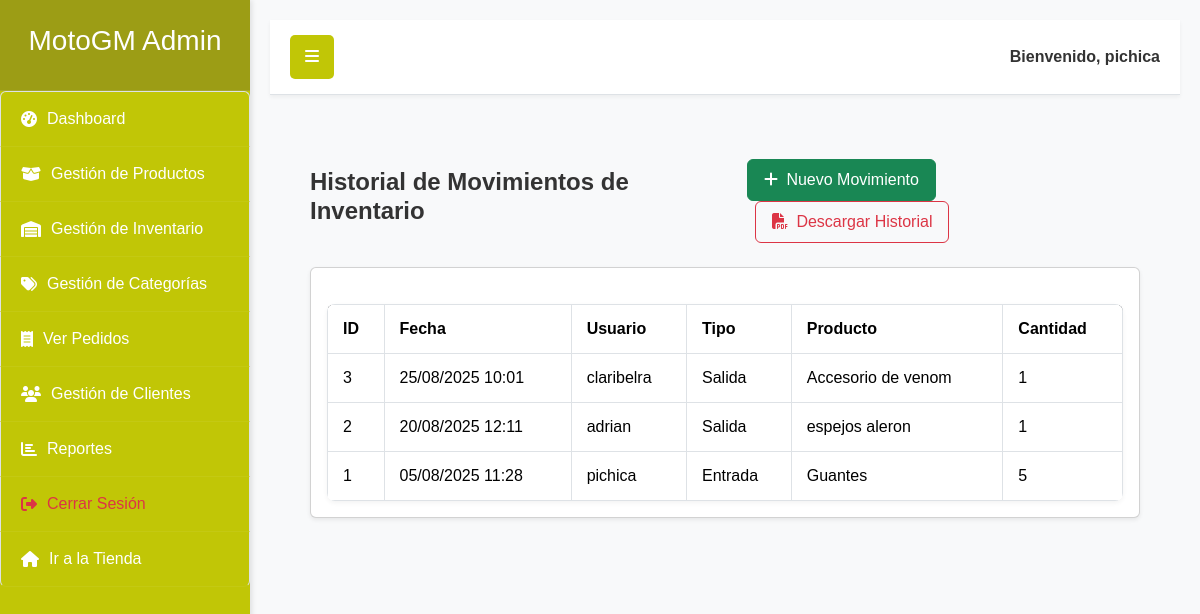
The app's page /dashboard_admin/inventario/ (signed in), older data.
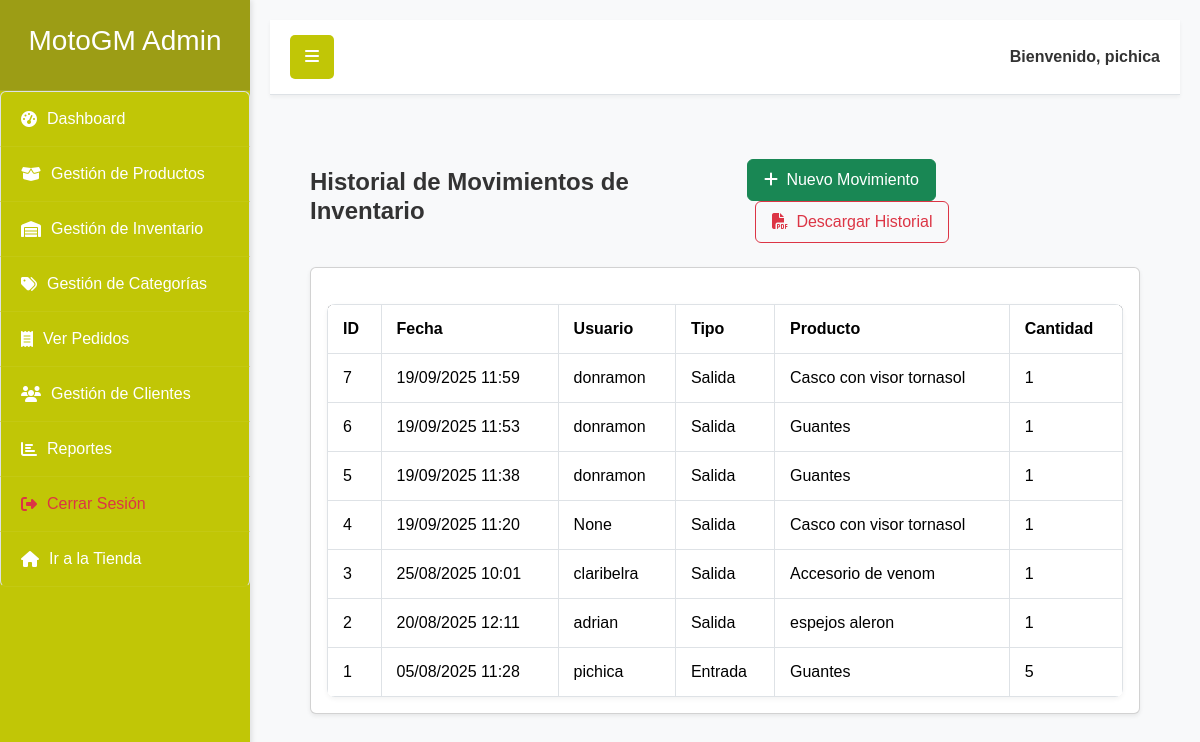
The same page, newer data.
### inventario/models.py (models this page shows, shortened)
class MovimientoInventario(models.Model):
    TIPO_MOVIMIENTO_CHOICES = [
        ('Entrada', 'Entrada'),
        ('Salida', 'Salida'),
    ]
    MOTIVO_CHOICES = [
        ('Compra a proveedor', 'Compra a proveedor'),
        ('Novedad (daño, pérdida)', 'Novedad (daño, pérdida)'),
        ('Venta', 'Venta'),
        ('Devolución', 'Devolución'),
    ]
    producto = models.ForeignKey(Producto, on_delete=models.PROTECT)
    tipo_movimiento = models.CharField(max_length=10, choices=TIPO_MOVIMIENTO_CHOICES)
    motivo = models.CharField(max_length=50, choices=MOTIVO_CHOICES)
    cantidad = models.IntegerField()
    fecha_movimiento = models.DateTimeField(auto_now_add=True)
    descripcion = models.TextField(blank=True, null=True, help_text="Detalles adicionales del movimiento")
    usuario = models.ForeignKey(settings.AUTH_USER_MODEL, on_delete=models.SET_NULL, null=True)
    class Meta:
        verbose_name = "Movimiento de Inventario"
        verbose_name_plural = "Movimientos de Inventario"
        ordering = ['-fecha_movimiento']

### productos/models.py (models this page shows)
class Producto(models.Model):
    nombre = models.CharField(max_length=200)
    descripcion = models.TextField()
    precio = models.DecimalField(max_digits=12, decimal_places=0, verbose_name="Precio (COP)")
    imagen = models.ImageField(upload_to='productos/', null=True, blank=True) # Las imágenes se guardarán en media/productos/
    stock = models.IntegerField(default=0)
    disponible = models.BooleanField(default=True)
    fecha_creacion = models.DateTimeField(auto_now_add=True)
    ultima_actualizacion = models.DateTimeField(auto_now=True)
    categoria = models.ForeignKey(Categoria, on_delete=models.SET_NULL, null=True, blank=True, related_name='productos')
    def __str__(self):
        return self.nombre
    class Meta:
        ordering = ['nombre'] # Ordena los productos por nombre por defecto

### inventario/views.py (the view)
# urls.py: path('', views.historial_movimientos, name='historial_movimientos'),
@login_required
@user_passes_test(is_admin)
def historial_movimientos(request):
    movimientos_list = MovimientoInventario.objects.all()
    paginator = Paginator(movimientos_list, 10)
    page_number = request.GET.get('page')
    page_obj = paginator.get_page(page_number)
    context = {
        'page_obj': page_obj
    }
    return render(request, 'inventario/historial_movimientos.html', context)

### inventario/views.py (called while the page is built)
def is_admin(user):
    return user.is_staff

### productos/context_processors.py (called while the page is built)
def cart_item_count(request):
    cart_count = 0
    if request.user.is_authenticated:
        cart_count = CarritoItem.objects.filter(usuario=request.user).count() # o .aggregate(Sum('cantidad'))['cantidad__sum'] si quieres sumar las cantidades
    return {'cart_count': cart_count}

### inventario/templates/inventario/historial_movimientos.html (shortened to what this page needs)
{% extends 'dashboard_admin/dashboard_base.html' %}
{% load static %}
{% block dashboard_content %}
<div class="container-fluid-custom py-4">
    <div class="d-flex justify-content-between align-items-center mb-4">
        <h2 class="content-subtitle">Historial de Movimientos de Inventario</h2>
        <div>
            <a href="{% url 'inventario:crear_movimiento' %}" class="btn btn-success">
                <i class="fas fa-plus me-1"></i> Nuevo Movimiento
            </a>
            <a href="{% url 'inventario:descargar_historial_pdf' %}" class="btn btn-outline-danger ms-2">
                <i class="fas fa-file-pdf me-1"></i> Descargar Historial
            </a>
        </div>
    </div>
    <div class="card shadow-sm mb-4">
        <div class="card-body">
            <div class="table-responsive">
                <table class="table table-bordered">
                    <thead>
                        <tr>
                            <th>ID</th>
                            <th>Fecha</th>
                            <th>Usuario</th>
                            <th>Tipo</th>
                            <th>Producto</th>
                            <th>Cantidad</th>
                        </tr>
                    </thead>
                    <tbody>
                        {% for movimiento in page_obj.object_list %}
                            <tr>
                                <td>{{ movimiento.id }}</td>
                                <td>{{ movimiento.fecha_movimiento|date:"d/m/Y H:i" }}</td>
                                <td>{{ movimiento.usuario }}</td>
                                <td>{{ movimiento.get_tipo_movimiento_display }}</td>
                                <td>{{ movimiento.producto }}</td>
                                <td>{{ movimiento.cantidad }}</td>
                            </tr>
                        {% endfor %}
                    </tbody>
                </table>
            </div>
        </div>
    </div>
</div>
{% endblock %}

### dashboard_admin/templates/dashboard_admin/dashboard_base.html (shortened to what this page needs)
{% load static %}
    <!DOCTYPE html>
    <html lang="es">
    <head>
        <link href="https://cdn.jsdelivr.net/npm/bootstrap@5.3.2/dist/css/bootstrap.min.css" rel="stylesheet">
        <link rel="stylesheet" href="https://cdnjs.cloudflare.com/ajax/libs/font-awesome/6.5.2/css/all.min.css" />
        <link rel="stylesheet" href="{% static 'dashboard_admin/styleadmin.css' %}">
    </head>
    <body>
        <div id="wrapper">
            <div class="sidebar-wrapper">
                <div class="sidebar-heading">
                    <h3>MotoGM Admin</h3>
                </div>
                <ul class="list-group">
                    <a href="{% url 'dashboard_admin:dashboard_home' %}" class="list-group-item {% if request.resolver_match.url_name == 'dashboard_home' %}active{% endif %}">
                        <i class="fas fa-tachometer-alt"></i> Dashboard
                    </a>
                    <a href="{% url 'dashboard_admin:producto_list' %}" class="list-group-item {% if 'producto' in request.resolver_match.url_name %}active{% endif %}">
                        <i class="fas fa-box-open"></i> Gestión de Productos
                    </a>
                    <a href="{% url 'inventario:historial_movimientos' %}" class="list-group-item {% if 'inventario' in request.resolver_match.url_name %}active{% endif %}">
                        <i class="fas fa-warehouse"></i> Gestión de Inventario
                    </a>
                    <a href="{% url 'dashboard_admin:categoria_list' %}" class="list-group-item {% if 'categoria' in request.resolver_match.url_name %}active{% endif %}">
                        <i class="fas fa-tags"></i> Gestión de Categorías
                    </a>
                    <a href="{% url 'dashboard_admin:ver_pedidos' %}" class="list-group-item {% if 'ver_pedidos' in request.resolver_match.url_name %}active{% endif %}">
                    <i class="fas fa-receipt"></i> Ver Pedidos
                    </a>
                    <a href="{% url 'dashboard_admin:ver_clientes' %}" class="list-group-item {% if 'ver_clientes' in request.resolver_match.url_name %}active{% endif %}">
                    <i class="fas fa-users"></i> Gestión de Clientes
                    </a>
                    <a href="{% url 'dashboard_admin:dashboard_reportes' %}" class="list-group-item {% if 'dashboard_reportes' in request.resolver_match.url_name %}active{% endif %}">
                    <i class="fas fa-chart-bar"></i> Reportes
                    </a>
                    <a href="{% url 'logout' %}" class="list-group-item text-danger">
                        <i class="fas fa-sign-out-alt"></i> Cerrar Sesión
                    </a>
                    <a href="{% url 'landing_page' %}" class="list-group-item">
                        <i class="fas fa-home"></i> Ir a la Tienda
                    </a>
                </ul>
            </div>
            <div id="page-content-wrapper">
                <nav class="main-navbar">
                    <button class="toggle-btn" id="sidebarToggle">
                        <i class="fas fa-bars"></i>
                    </button>
                    <div class="user-info">
                        Bienvenido, <strong>{{ request.user.username }}</strong>
                    </div>
                </nav>
                <div class="container-fluid-custom">
                    {% block dashboard_content %}{% endblock %}
                </div>
            </div>
        </div>
    </body>
    </html>

### dashboard_admin/static/dashboard_admin/styleadmin.css (style rules this page uses)
:root { --primary-red: #c1c606; --dark-red: #9c9d15; --light-gray: #f8f9fa; --border-color: #dee2e6; --text-color: #333; --white-text: #fff; --success-color: #28a745; --info-color: #17a2b8; --secondary-color: #6c757d; --warning-color: #ffc107; --danger-color: #dc3545; --dark-custom-color: #343a40; }
body { font-family: Arial, sans-serif; margin: 0; padding: 0; overflow-x: hidden; background-color: var(--light-gray); color: var(--text-color); }
#wrapper { display: flex; min-height: 100vh; width: 100%; transition: all 0.3s ease-in-out; }
.sidebar-wrapper { min-width: 250px; max-width: 250px; background-color: var(--primary-red); color: var(--white-text); transition: margin 0.25s ease-out; flex-shrink: 0; box-shadow: 2px 0 5px rgba(0,0,0,0.1); position: relative; z-index: 1000; }
.sidebar-wrapper .sidebar-heading { padding: 1.5rem 1rem; font-size: 1.5rem; text-align: center; background-color: var(--dark-red); border-bottom: 1px solid rgba(255,255,255,0.1); font-weight: bold; }
.sidebar-wrapper .list-group { list-style: none; padding: 0; margin: 0; width: 100%; }
.sidebar-wrapper .list-group-item { display: flex; align-items: center; background-color: var(--primary-red); color: var(--white-text); text-decoration: none; padding: 15px 20px; border-bottom: 1px solid rgba(255,255,255,0.05); transition: background-color 0.2s ease, color 0.2s ease; }
.sidebar-wrapper .list-group-item i { margin-right: 10px; }
.sidebar-wrapper .list-group-item.text-danger { color: #ffcccc; }
#page-content-wrapper { width: 100%; min-width: 0; flex-grow: 1; padding: 20px; background-color: var(--light-gray); transition: margin-left 0.25s ease-out; }
.main-navbar { background-color: var(--white-text); border-bottom: 1px solid var(--border-color); padding: 15px 20px; display: flex; justify-content: space-between; align-items: center; margin-bottom: 20px; box-shadow: 0 2px 4px rgba(0,0,0,0.05); }
.main-navbar .toggle-btn { background-color: var(--primary-red); color: var(--white-text); border: none; padding: 10px 15px; border-radius: 5px; cursor: pointer; transition: background-color 0.2s ease; }
.main-navbar .user-info { color: var(--text-color); font-weight: bold; }
.container-fluid-custom { padding: 20px; }
.content-subtitle { font-size: 1.5rem; color: var(--text-color); font-weight: bold; }
.table-responsive { overflow-x: auto; margin-top: 20px; border-radius: 8px; box-shadow: 0 2px 5px rgba(0,0,0,0.05); }
.table { width: 100%; border-collapse: collapse; margin-bottom: 0; background-color: var(--white-text); }
.table thead { background-color: var(--dark-custom-color); color: var(--white-text); }
.table th, .table td { padding: 12px 15px; text-align: left; border-bottom: 1px solid var(--border-color); }
.table tbody tr:nth-of-type(even) { background-color: #f2f2f2; }
.table-bordered { border: 1px solid var(--border-color); }
.table-bordered th, .table-bordered td { border: 1px solid var(--border-color); }
.btn { display: inline-block; font-weight: 500; text-align: center; vertical-align: middle; user-select: none; border: 1px solid transparent; padding: 0.5rem 1rem; font-size: 1rem; line-height: 1.5; border-radius: 0.375rem; transition: color 0.15s ease-in-out, background-color 0.15s ease-in-out, border-color 0.15s ease-in-out, box-shadow 0.15s ease-in-out; }
.btn-success { color: #fff; background-color: #198754; border-color: #198754; }
.btn-outline-danger { color: #dc3545; background-color: transparent; border-color: #dc3545; }
@media (min-width: 992px) { .main-navbar { flex-direction: row; justify-content: space-between; align-items: center; } }
@media (min-width: 992px) { .main-navbar .toggle-btn { width: auto; } }
@media (min-width: 992px) { .main-navbar .user-info { width: auto; text-align: right; } }

Row changes from the older to the newer data that the page shows:
added MovimientoInventario: id "7", fecha_movimiento "19/09/2025 11:59", usuario "donramon", tipo_movimiento "Salida", producto "Casco con visor tornasol", cantidad "1"
added MovimientoInventario: id "6", fecha_movimiento "19/09/2025 11:53", usuario "donramon", tipo_movimiento "Salida", producto "Guantes", cantidad "1"
added MovimientoInventario: id "5", fecha_movimiento "19/09/2025 11:38", usuario "donramon", tipo_movimiento "Salida", producto "Guantes", cantidad "1"
added MovimientoInventario: id "4", fecha_movimiento "19/09/2025 11:20", usuario "None", tipo_movimiento "Salida", producto "Casco con visor tornasol", cantidad "1"
